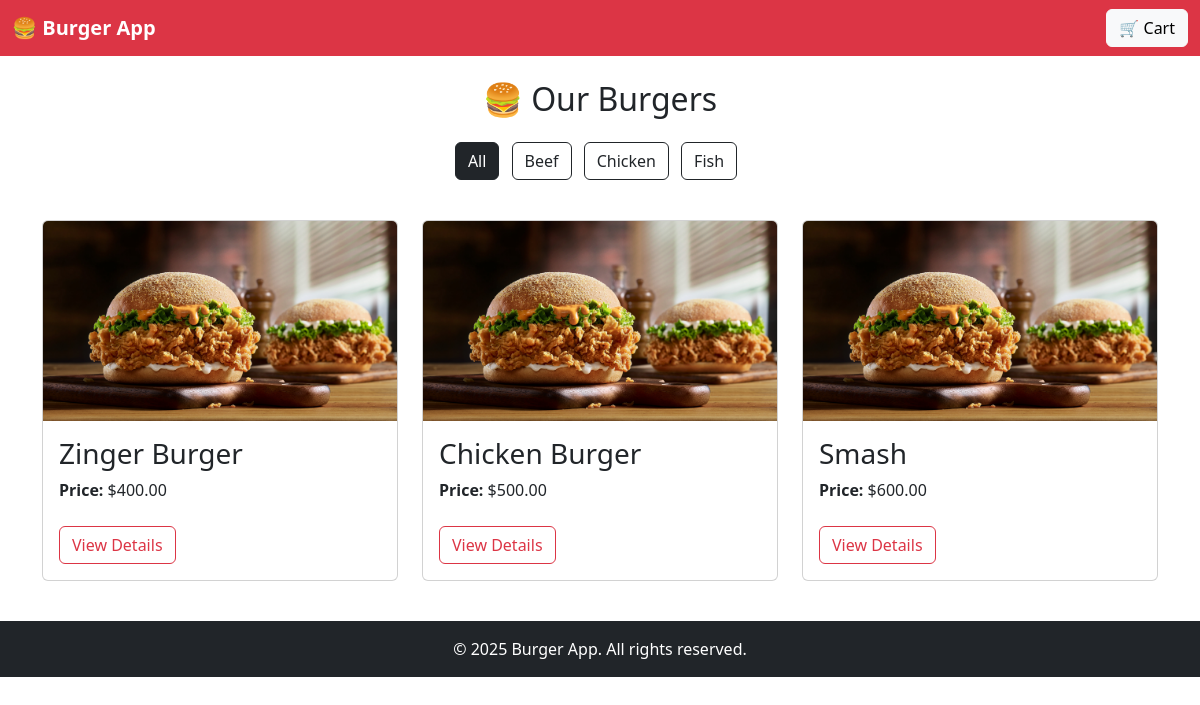
The page / on the database its author committed.
### burger/models.py (models this page shows, shortened)
class Category(models.Model):
    objects = None
    name = models.CharField(max_length=50)

class Burger(models.Model):
    DoesNotExist = None
    objects = None
    name = models.CharField(max_length=100)
    category = models.ForeignKey(Category, on_delete=models.CASCADE, related_name='burgers')
    description = models.TextField()
    price = models.DecimalField(max_digits=6, decimal_places=2)
    image = models.ImageField(upload_to='burgers/', blank=True, null=True)

### burger/views.py (the view)
# urls.py: path('', views.home, name='home'),  # default home page
def home(request, category_id=None):
    categories = Category.objects.all()
    burgers = Burger.objects.all()
    if category_id:
        burgers = burgers.filter(category_id=category_id)
    return render(request, 'burger/home.html', {
        'burgers': burgers,
        'categories': categories,
        'selected_category': category_id,
    })

### burger/context_processors.py (called while the page is built)
def cart_quantity(request):
    cart = request.session.get('cart', {})
    total_quantity = sum(cart.values())
    return {'cart_total_quantity': total_quantity}

### burger/templates/burger/home.html (shortened to what this page needs)
{% extends "burger/base.html" %}
{% block content %}
<h2 class="text-center mb-4">🍔 Our Burgers</h2>
<div class="text-center mb-4">
    <a href="{% url 'home' %}" class="btn btn-outline-dark me-2 {% if not selected_category %}active{% endif %}">All</a>
    {% for cat in categories %}
    <a href="{% url 'burger_by_category' cat.id %}"
       class="btn btn-outline-dark me-2 {% if selected_category == cat.id %}active{% endif %}">
        {{ cat.name }}
    </a>
    {% endfor %}
</div>
<div class="row">
    {% for burger in burgers %}
    <div class="col-md-4 my-3">
        <div class="card h-100">
            {% if burger.image %}
            <img src="{{ burger.image.url }}" class="card-img-top" alt="{{ burger.name }}">
            {% endif %}
            <div class="card-body">
                <h3 class="card-title">{{ burger.name }}</h3>
                <p class="card-text"><strong>Price:</strong> ${{ burger.price }}</p>
                <a href="{% url 'burger_detail' burger.pk %}" class="btn btn-outline-danger mt-2">View Details</a>
            </div>
        </div>
    </div>
    {% endfor %}
</div>
{% endblock %}

### burger/templates/burger/base.html (shortened to what this page needs)
<!DOCTYPE html>
<html lang="en">
<head>
    <link href="https://cdn.jsdelivr.net/npm/bootstrap@5.3.0/dist/css/bootstrap.min.css" rel="stylesheet">
</head>
<body>
<nav class="navbar navbar-dark bg-danger">
    <div class="container-fluid d-flex justify-content-between align-items-center">
        <a class="navbar-brand fw-bold" href="/">🍔 Burger App</a>
        <div>
            <a href="{% url 'cart' %}" class="btn btn-light position-relative">
                🛒 Cart
            </a>
        </div>
    </div>
</nav>
<div class="container my-4">
    {% block content %}{% endblock %}
</div>
<footer class="bg-dark text-white text-center py-3 mt-auto">
    <div class="container">
        <p class="mb-0">&copy; 2025 Burger App. All rights reserved.</p>
    </div>
</footer>
</body>
</html>

### rows shown on the page
Category: name "Beef"
Category: name "Chicken"
Category: name "Fish"
Burger: image (picture), name "Zinger Burger", price "400.00"
Burger: image (picture), name "Chicken Burger", price "500.00"
Burger: image (picture), name "Smash", price "600.00"
